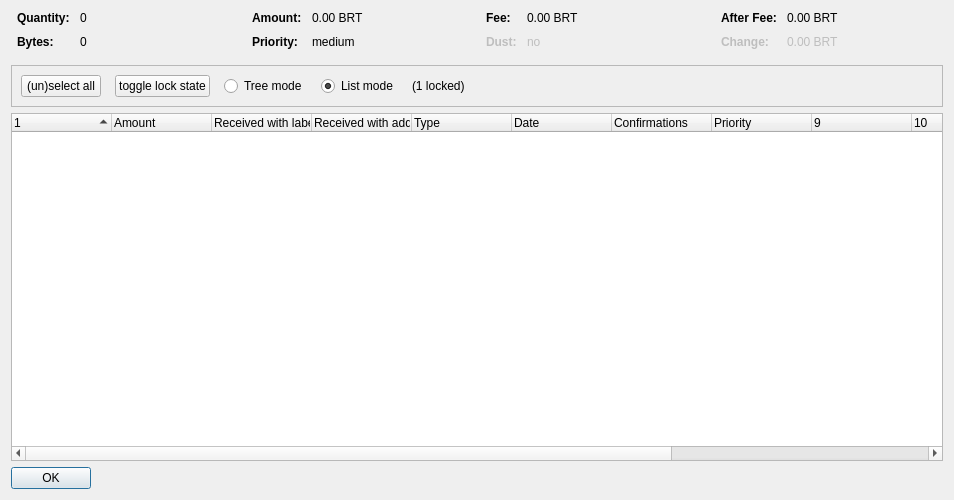
<?xml version="1.0" encoding="UTF-8"?>
<ui version="4.0">
 <class>CoinControlDialog</class>
 <widget class="QDialog" name="CoinControlDialog">
  <property name="geometry">
   <rect>
    <x>0</x>
    <y>0</y>
    <width>954</width>
    <height>500</height>
   </rect>
  </property>
  <property name="windowTitle">
   <string>Coin Selection</string>
  </property>
  <layout class="QVBoxLayout" name="verticalLayout">
   <item>
    <layout class="QHBoxLayout" name="horizontalLayoutTop" stretch="0,0,0,0">
     <property name="topMargin">
      <number>0</number>
     </property>
     <property name="bottomMargin">
      <number>10</number>
     </property>
     <item>
      <layout class="QFormLayout" name="formLayoutCoinControl1">
       <property name="horizontalSpacing">
        <number>10</number>
       </property>
       <property name="verticalSpacing">
        <number>10</number>
       </property>
       <property name="leftMargin">
        <number>6</number>
       </property>
       <property name="rightMargin">
        <number>6</number>
       </property>
       <item row="0" column="0">
        <widget class="QLabel" name="labelCoinControlQuantityText">
         <property name="font">
          <font>
           <weight>75</weight>
           <bold>true</bold>
          </font>
         </property>
         <property name="text">
          <string>Quantity:</string>
         </property>
        </widget>
       </item>
       <item row="0" column="1">
        <widget class="QLabel" name="labelCoinControlQuantity">
         <property name="cursor">
          <cursorShape>IBeamCursor</cursorShape>
         </property>
         <property name="contextMenuPolicy">
          <enum>Qt::ActionsContextMenu</enum>
         </property>
         <property name="text">
          <string notr="true">0</string>
         </property>
         <property name="textInteractionFlags">
          <set>Qt::LinksAccessibleByMouse|Qt::TextSelectableByKeyboard|Qt::TextSelectableByMouse</set>
         </property>
        </widget>
       </item>
       <item row="1" column="0">
        <widget class="QLabel" name="labelCoinControlBytesText">
         <property name="font">
          <font>
           <weight>75</weight>
           <bold>true</bold>
          </font>
         </property>
         <property name="text">
          <string>Bytes:</string>
         </property>
        </widget>
       </item>
       <item row="1" column="1">
        <widget class="QLabel" name="labelCoinControlBytes">
         <property name="cursor">
          <cursorShape>IBeamCursor</cursorShape>
         </property>
         <property name="contextMenuPolicy">
          <enum>Qt::ActionsContextMenu</enum>
         </property>
         <property name="text">
          <string notr="true">0</string>
         </property>
         <property name="textInteractionFlags">
          <set>Qt::LinksAccessibleByMouse|Qt::TextSelectableByKeyboard|Qt::TextSelectableByMouse</set>
         </property>
        </widget>
       </item>
      </layout>
     </item>
     <item>
      <layout class="QFormLayout" name="formLayoutCoinControl2">
       <property name="horizontalSpacing">
        <number>10</number>
       </property>
       <property name="verticalSpacing">
        <number>10</number>
       </property>
       <property name="leftMargin">
        <number>6</number>
       </property>
       <property name="rightMargin">
        <number>6</number>
       </property>
       <item row="0" column="0">
        <widget class="QLabel" name="labelCoinControlAmountText">
         <property name="font">
          <font>
           <weight>75</weight>
           <bold>true</bold>
          </font>
         </property>
         <property name="text">
          <string>Amount:</string>
         </property>
        </widget>
       </item>
       <item row="0" column="1">
        <widget class="QLabel" name="labelCoinControlAmount">
         <property name="cursor">
          <cursorShape>IBeamCursor</cursorShape>
         </property>
         <property name="contextMenuPolicy">
          <enum>Qt::ActionsContextMenu</enum>
         </property>
         <property name="text">
          <string notr="true">0.00 BRT</string>
         </property>
         <property name="textInteractionFlags">
          <set>Qt::LinksAccessibleByMouse|Qt::TextSelectableByKeyboard|Qt::TextSelectableByMouse</set>
         </property>
        </widget>
       </item>
       <item row="1" column="0">
        <widget class="QLabel" name="labelCoinControlPriorityText">
         <property name="font">
          <font>
           <weight>75</weight>
           <bold>true</bold>
          </font>
         </property>
         <property name="text">
          <string>Priority:</string>
         </property>
        </widget>
       </item>
       <item row="1" column="1">
        <widget class="QLabel" name="labelCoinControlPriority">
         <property name="cursor">
          <cursorShape>IBeamCursor</cursorShape>
         </property>
         <property name="contextMenuPolicy">
          <enum>Qt::ActionsContextMenu</enum>
         </property>
         <property name="text">
          <string>medium</string>
         </property>
         <property name="textInteractionFlags">
          <set>Qt::LinksAccessibleByMouse|Qt::TextSelectableByKeyboard|Qt::TextSelectableByMouse</set>
         </property>
        </widget>
       </item>
      </layout>
     </item>
     <item>
      <layout class="QFormLayout" name="formLayoutCoinControl3">
       <property name="horizontalSpacing">
        <number>10</number>
       </property>
       <property name="verticalSpacing">
        <number>10</number>
       </property>
       <property name="leftMargin">
        <number>6</number>
       </property>
       <property name="rightMargin">
        <number>6</number>
       </property>
       <item row="0" column="0">
        <widget class="QLabel" name="labelCoinControlFeeText">
         <property name="font">
          <font>
           <weight>75</weight>
           <bold>true</bold>
          </font>
         </property>
         <property name="text">
          <string>Fee:</string>
         </property>
        </widget>
       </item>
       <item row="0" column="1">
        <widget class="QLabel" name="labelCoinControlFee">
         <property name="cursor">
          <cursorShape>IBeamCursor</cursorShape>
         </property>
         <property name="contextMenuPolicy">
          <enum>Qt::ActionsContextMenu</enum>
         </property>
         <property name="text">
          <string notr="true">0.00 BRT</string>
         </property>
         <property name="textInteractionFlags">
          <set>Qt::LinksAccessibleByMouse|Qt::TextSelectableByKeyboard|Qt::TextSelectableByMouse</set>
         </property>
        </widget>
       </item>
       <item row="1" column="0">
        <widget class="QLabel" name="labelCoinControlLowOutputText">
         <property name="enabled">
          <bool>false</bool>
         </property>
         <property name="font">
          <font>
           <weight>75</weight>
           <bold>true</bold>
          </font>
         </property>
         <property name="text">
          <string>Dust:</string>
         </property>
        </widget>
       </item>
       <item row="1" column="1">
        <widget class="QLabel" name="labelCoinControlLowOutput">
         <property name="enabled">
          <bool>false</bool>
         </property>
         <property name="cursor">
          <cursorShape>IBeamCursor</cursorShape>
         </property>
         <property name="contextMenuPolicy">
          <enum>Qt::ActionsContextMenu</enum>
         </property>
         <property name="text">
          <string>no</string>
         </property>
         <property name="textInteractionFlags">
          <set>Qt::LinksAccessibleByMouse|Qt::TextSelectableByKeyboard|Qt::TextSelectableByMouse</set>
         </property>
        </widget>
       </item>
      </layout>
     </item>
     <item>
      <layout class="QFormLayout" name="formLayoutCoinControl4">
       <property name="horizontalSpacing">
        <number>10</number>
       </property>
       <property name="verticalSpacing">
        <number>10</number>
       </property>
       <property name="leftMargin">
        <number>6</number>
       </property>
       <property name="rightMargin">
        <number>6</number>
       </property>
       <item row="0" column="0">
        <widget class="QLabel" name="labelCoinControlAfterFeeText">
         <property name="font">
          <font>
           <weight>75</weight>
           <bold>true</bold>
          </font>
         </property>
         <property name="text">
          <string>After Fee:</string>
         </property>
        </widget>
       </item>
       <item row="0" column="1">
        <widget class="QLabel" name="labelCoinControlAfterFee">
         <property name="cursor">
          <cursorShape>IBeamCursor</cursorShape>
         </property>
         <property name="contextMenuPolicy">
          <enum>Qt::ActionsContextMenu</enum>
         </property>
         <property name="text">
          <string notr="true">0.00 BRT</string>
         </property>
         <property name="textInteractionFlags">
          <set>Qt::LinksAccessibleByMouse|Qt::TextSelectableByKeyboard|Qt::TextSelectableByMouse</set>
         </property>
        </widget>
       </item>
       <item row="1" column="0">
        <widget class="QLabel" name="labelCoinControlChangeText">
         <property name="enabled">
          <bool>false</bool>
         </property>
         <property name="font">
          <font>
           <weight>75</weight>
           <bold>true</bold>
          </font>
         </property>
         <property name="text">
          <string>Change:</string>
         </property>
        </widget>
       </item>
       <item row="1" column="1">
        <widget class="QLabel" name="labelCoinControlChange">
         <property name="enabled">
          <bool>false</bool>
         </property>
         <property name="cursor">
          <cursorShape>IBeamCursor</cursorShape>
         </property>
         <property name="contextMenuPolicy">
          <enum>Qt::ActionsContextMenu</enum>
         </property>
         <property name="text">
          <string notr="true">0.00 BRT</string>
         </property>
         <property name="textInteractionFlags">
          <set>Qt::LinksAccessibleByMouse|Qt::TextSelectableByKeyboard|Qt::TextSelectableByMouse</set>
         </property>
        </widget>
       </item>
      </layout>
     </item>
    </layout>
   </item>
   <item>
    <widget class="QFrame" name="frame">
     <property name="minimumSize">
      <size>
       <width>0</width>
       <height>40</height>
      </size>
     </property>
     <property name="frameShape">
      <enum>QFrame::StyledPanel</enum>
     </property>
     <property name="frameShadow">
      <enum>QFrame::Sunken</enum>
     </property>
     <layout class="QHBoxLayout" name="horizontalLayout">
      <item>
       <layout class="QHBoxLayout" name="horizontalLayoutPanel" stretch="0,0,0,0,0,0">
        <property name="spacing">
         <number>14</number>
        </property>
        <item>
         <widget class="QPushButton" name="pushButtonSelectAll">
          <property name="sizePolicy">
           <sizepolicy hsizetype="Maximum" vsizetype="Fixed">
            <horstretch>0</horstretch>
            <verstretch>0</verstretch>
           </sizepolicy>
          </property>
          <property name="text">
           <string>(un)select all</string>
          </property>
          <property name="autoDefault">
           <bool>false</bool>
          </property>
         </widget>
        </item>
        <item>
         <widget class="QPushButton" name="pushButtonToggleLock">
          <property name="sizePolicy">
           <sizepolicy hsizetype="Maximum" vsizetype="Fixed">
            <horstretch>0</horstretch>
            <verstretch>0</verstretch>
           </sizepolicy>
          </property>
          <property name="text">
           <string>toggle lock state</string>
          </property>
          <property name="autoDefault">
           <bool>false</bool>
          </property>
         </widget>
        </item>
        <item>
         <widget class="QRadioButton" name="radioTreeMode">
          <property name="sizePolicy">
           <sizepolicy hsizetype="Maximum" vsizetype="Fixed">
            <horstretch>0</horstretch>
            <verstretch>0</verstretch>
           </sizepolicy>
          </property>
          <property name="text">
           <string>Tree mode</string>
          </property>
         </widget>
        </item>
        <item>
         <widget class="QRadioButton" name="radioListMode">
          <property name="sizePolicy">
           <sizepolicy hsizetype="Maximum" vsizetype="Fixed">
            <horstretch>0</horstretch>
            <verstretch>0</verstretch>
           </sizepolicy>
          </property>
          <property name="text">
           <string>List mode</string>
          </property>
          <property name="checked">
           <bool>true</bool>
          </property>
         </widget>
        </item>
        <item>
         <widget class="QLabel" name="labelLocked">
          <property name="text">
           <string>(1 locked)</string>
          </property>
         </widget>
        </item>
        <item>
         <spacer name="horizontalSpacer">
          <property name="orientation">
           <enum>Qt::Horizontal</enum>
          </property>
          <property name="sizeHint" stdset="0">
           <size>
            <width>40</width>
            <height>20</height>
           </size>
          </property>
         </spacer>
        </item>
       </layout>
      </item>
     </layout>
    </widget>
   </item>
   <item>
    <widget class="CoinControlTreeWidget" name="treeWidget">
     <property name="contextMenuPolicy">
      <enum>Qt::CustomContextMenu</enum>
     </property>
     <property name="sortingEnabled">
      <bool>false</bool>
     </property>
     <property name="columnCount">
      <number>13</number>
     </property>
     <attribute name="headerShowSortIndicator" stdset="0">
      <bool>true</bool>
     </attribute>
     <attribute name="headerStretchLastSection">
      <bool>false</bool>
     </attribute>
     <column>
      <property name="text">
       <string/>
      </property>
     </column>
     <column>
      <property name="text">
       <string>Amount</string>
      </property>
     </column>
     <column>
      <property name="text">
       <string>Received with label</string>
      </property>
     </column>
     <column>
      <property name="text">
       <string>Received with address</string>
      </property>
     </column>
     <column>
      <property name="text">
	<string>Type</string>
      </property>
     </column>
     <column>
      <property name="text">	 
       <string>Date</string>
      </property>
     </column>
     <column>
      <property name="text">
       <string>Confirmations</string>
      </property>
      <property name="toolTip">
       <string>Confirmed</string>
      </property>
     </column>
     <column>
      <property name="text">
       <string>Priority</string>
      </property>
     </column>
     <column>
      <property name="text">
       <string/>
      </property>
     </column>
     <column>
      <property name="text">
       <string/>
      </property>
     </column>
     <column>
      <property name="text">
       <string/>
      </property>
     </column>
     <column>
      <property name="text">
       <string/>
      </property>
     </column>
     <column>
      <property name="text">
       <string/>
      </property>
     </column>
    </widget>
   </item>
   <item>
    <widget class="QDialogButtonBox" name="buttonBox">
     <property name="sizePolicy">
      <sizepolicy hsizetype="Maximum" vsizetype="Fixed">
       <horstretch>0</horstretch>
       <verstretch>0</verstretch>
      </sizepolicy>
     </property>
     <property name="orientation">
      <enum>Qt::Horizontal</enum>
     </property>
     <property name="standardButtons">
      <set>QDialogButtonBox::Ok</set>
     </property>
    </widget>
   </item>
  </layout>
 </widget>
 <customwidgets>
  <customwidget>
   <class>CoinControlTreeWidget</class>
   <extends>QTreeWidget</extends>
   <header>coincontroltreewidget.h</header>
  </customwidget>
 </customwidgets>
 <resources/>
 <connections/>
</ui>
